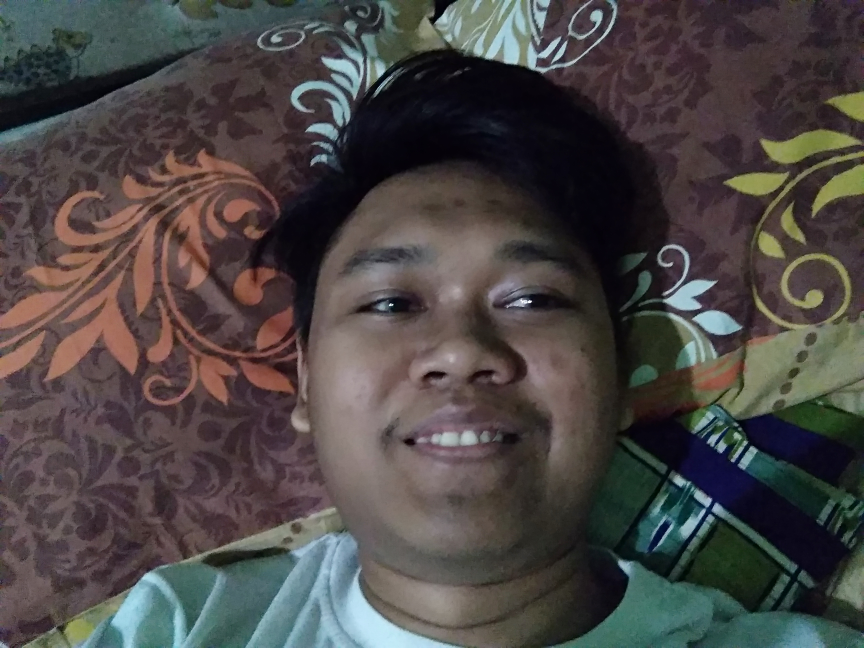
#> input picture project/testing/indonesia/ha1.jpg, 2592 x 1944 px (shown at 1/3 size)
$ python wajah.py
#> lines starting #> are read from the running program, lines starting #| are printed output that depends on the picture
import cv2
import numpy as np

classifier = '../haarcascade_frontalface_default.xml'

image = cv2.imread('ha1.jpg', 0)
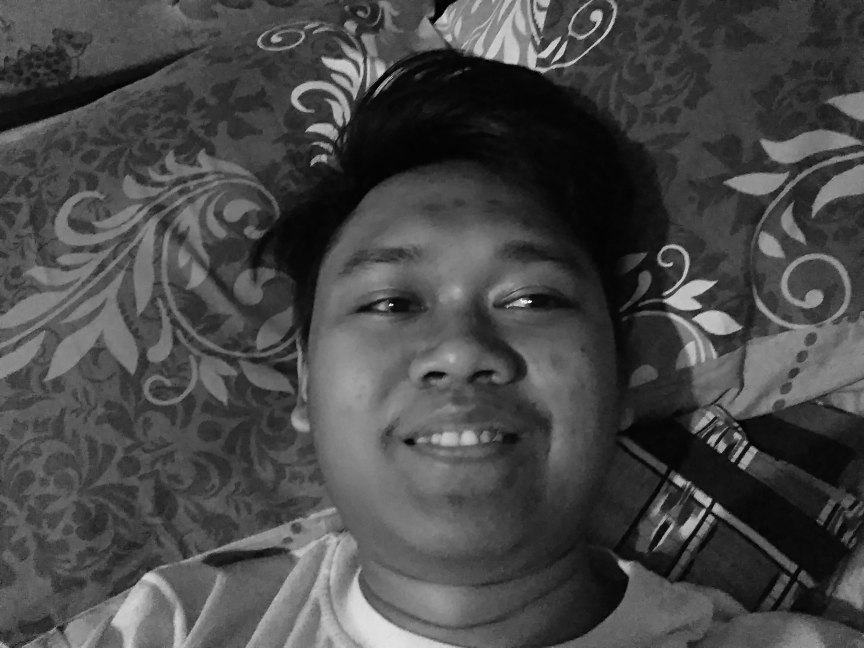
#> image: shape (1944, 2592) (shown at 1/3 size); min 0, max 255, mean 71.8
face_cascade = cv2.CascadeClassifier(classifier)
faces = face_cascade.detectMultiScale(
    image,
    scaleFactor=1.5,
    minNeighbors=5,
    minSize=(50, 50),
    flags=cv2.CASCADE_SCALE_IMAGE
)
#> faces = [[884, 596, 923, 923]]
for (x, y, w, h) in faces:
    print('ada')
    face = image[y : (y + h), x : (x + w)]
    face = cv2.resize(face, (120, 120))
#> this loop made 1 pass
#| ada
#> pass 1, `face = image[y : (y + h), x : (x + w)]`:
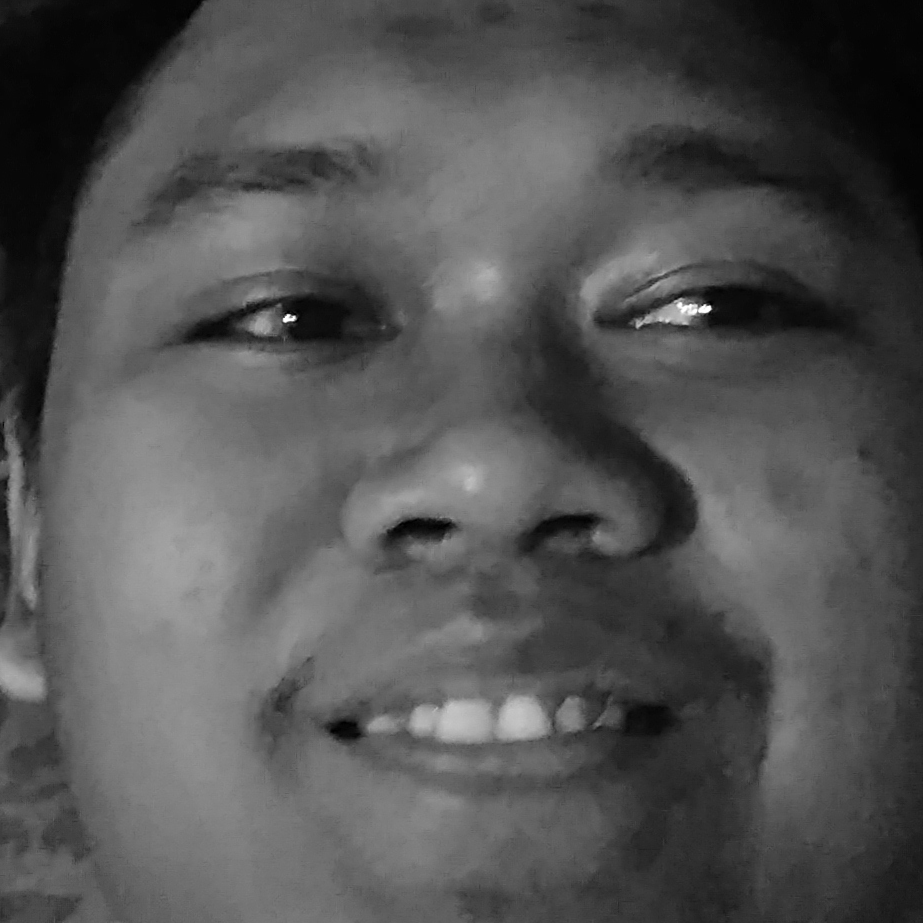
#> face: shape (923, 923); min 0, max 255, mean 83

print(face)
#> (printed output is left out)

$ run again, with project/testing/indonesia/ne2.jpg copied over project/testing/indonesia/ha1.jpg
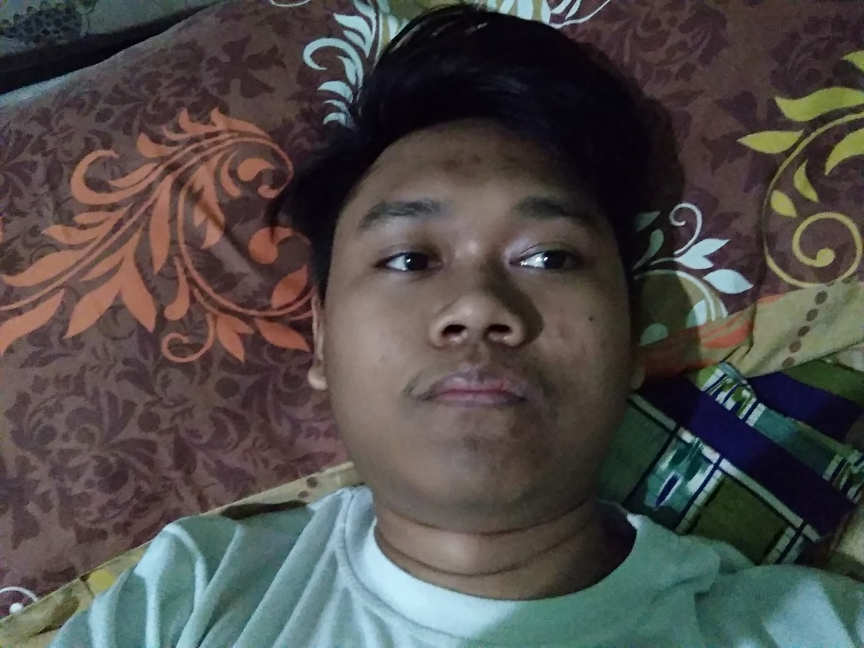
#> input picture project/testing/indonesia/ne2.jpg, 2592 x 1944 px (shown at 1/3 size)
#> `image = cv2.imread('ha1.jpg', 0)`:
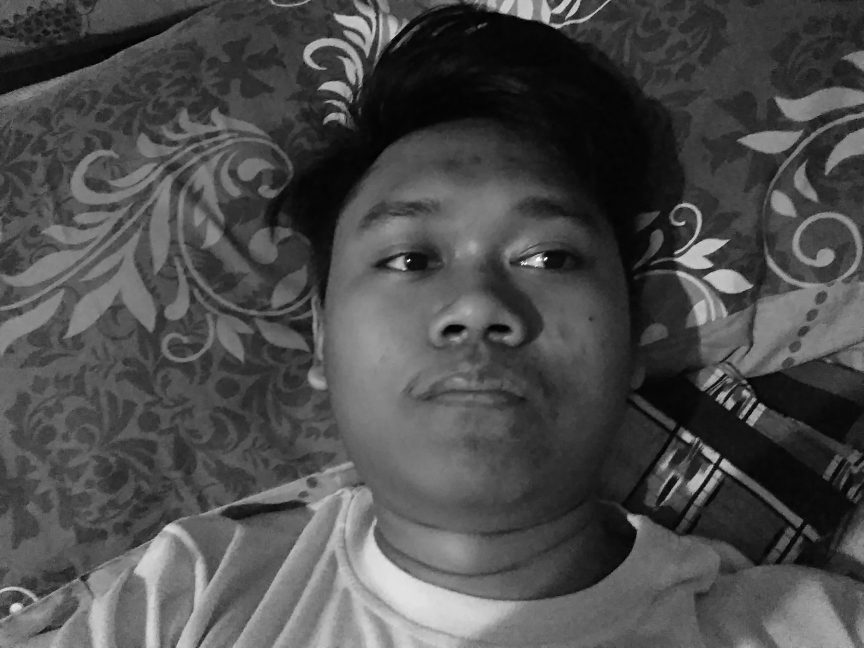
#> image: shape (1944, 2592) (shown at 1/3 size); min 0, max 255, mean 75.8
#> faces = [[934, 477, 923, 923]]
#> the loop `for (x, y, w, h) in faces:` made 1 pass
#> (printed output is left out)
#> pass 1, `face = image[y : (y + h), x : (x + w)]`:
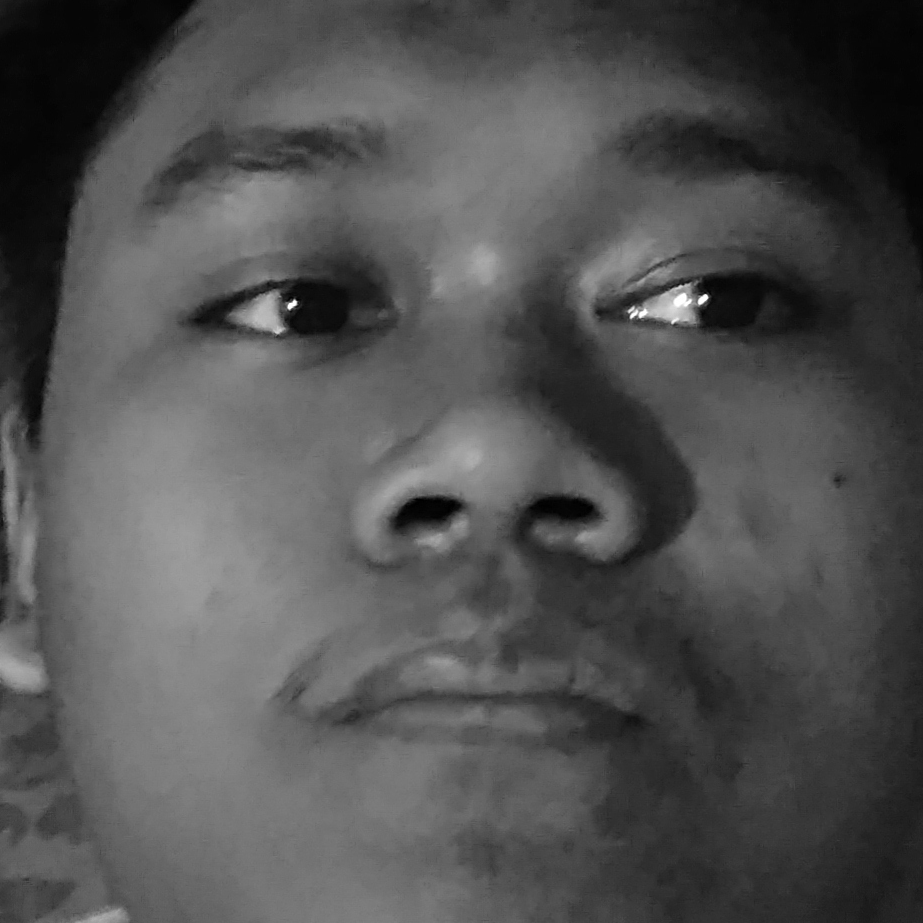
#> face: shape (923, 923); min 0, max 255, mean 81.1
#> (printed output is left out)
